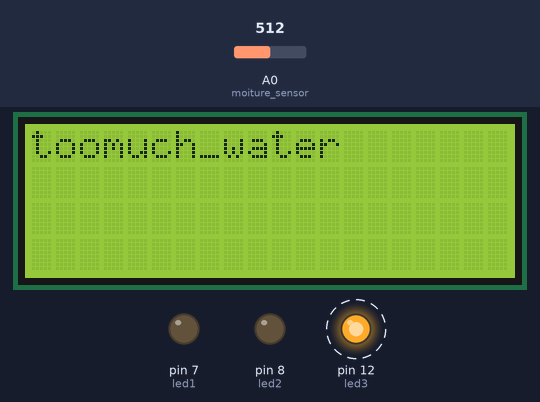
Recording of a sketch running on a simulated Arduino Uno, built with avr-gcc and run on an emulated ATmega328P. Shown: 20×4 character LCD, output pins drawn as LEDs (lit = HIGH). Dashed ring = blinking. The inputs (shaded band) are chosen by the test bench; at power-on: A0 (moiture_sensor) = 512.

Above: at 1.2 s.
1.3 s: A0 (moiture_sensor) set to 589
4.1 s: A0 (moiture_sensor) set to 617
At 6.48 s:
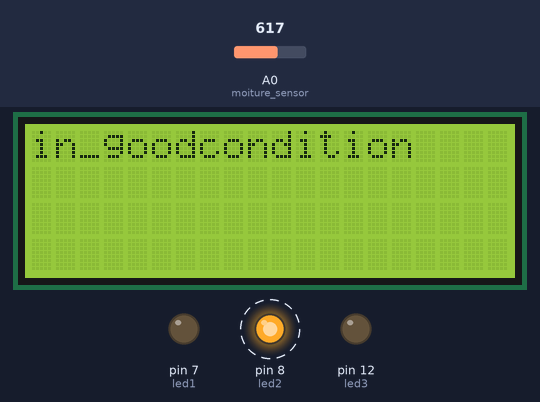
6.5 s: A0 (moiture_sensor) set to 710
At 6.79 s:
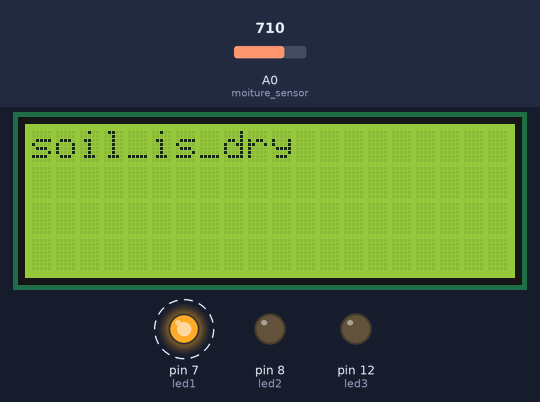
8.9 s: A0 (moiture_sensor) set to 690
At 11.67 s:
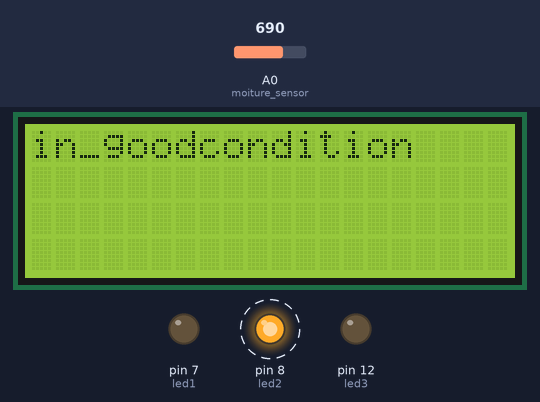
11.7 s: A0 (moiture_sensor) set to 716
At 12.84 s:
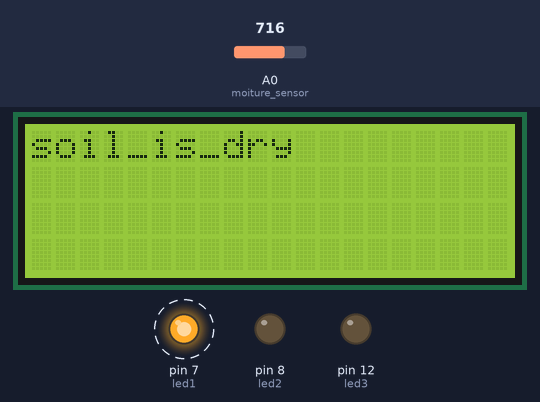
Timing chart, 0 to 15.5 s (numbered marks = the images above; inputs shaded):
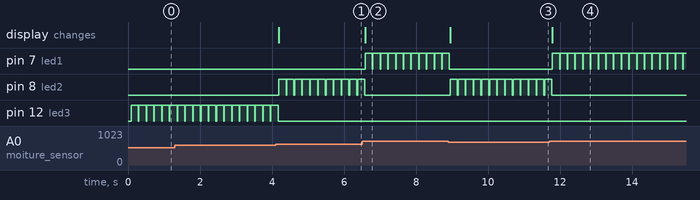

The sketch:

soilmoiture_sensor.ino
```cpp
#include<Wire.h>
#include<LiquidCrystal_I2C.h>
LiquidCrystal_I2C lcd(0x27,20,4);
int led1=7;
int led2=8;
int led3=12;
int moiture_sensor=A0;
void setup() {
 pinMode(led1,OUTPUT);
 pinMode(led2,OUTPUT);
 pinMode(led3,OUTPUT);
 pinMode(moiture_sensor,INPUT);
  lcd.init();
  lcd.backlight();
  lcd.setCursor(0,0);
  lcd.print("HELLO");

}

void loop() {
  int data=analogRead(moiture_sensor);
  lcd.clear();
  if(data>700) {
  lcd.setCursor(0,0);
  lcd.print("soil_is_dry");
  digitalWrite(led1,1);
  delay(200);
  digitalWrite(led1,0);
  }
  else if(data>600&&data<700) {
  lcd.setCursor(0,0);
  lcd.print("in_goodcondition");
  digitalWrite(led2,1);
  delay(200);
  digitalWrite(led2,0);
  }
  else   {
    lcd.setCursor(0,0);
    lcd.print("toomuch_water");
    digitalWrite(led3,1);
    delay(200);
    digitalWrite(led3,0);
  }
}
```

Measured:
- the behaviour switches between 600 and 601 on A0 (moiture_sensor) (found by bisection; images 0 and 1)
- after the input at 4.1 s, pin 8 (led2): alternates HIGH for 0.20 s and LOW for 0.02 s, starting after 0.09 s; pin 12 (led3): goes on until 4.2 s, then stays LOW; the display: changes after 0.09 s (image 1)
- after the input at 6.5 s, pin 7 (led1): alternates HIGH for 0.20 s and LOW for 0.01 s, starting after 0.09 s; pin 8 (led2): goes on until 6.6 s, then stays LOW; the display: changes after 0.09 s (image 2)
- after the input at 8.9 s, pin 7 (led1): goes on until 8.9 s, then stays LOW; pin 8 (led2): alternates HIGH for 0.20 s and LOW for 0.02 s, starting after 0.05 s; the display: changes after 0.05 s (image 3)
- after the input at 11.7 s, pin 7 (led1): alternates HIGH for 0.20 s and LOW for 0.01 s, starting after 0.09 s; pin 8 (led2): goes on until 11.8 s, then stays LOW; the display: changes after 0.09 s (image 4)
- by itself, pin 12 (led3): alternates HIGH for 0.20 s and LOW for 0.02 s
